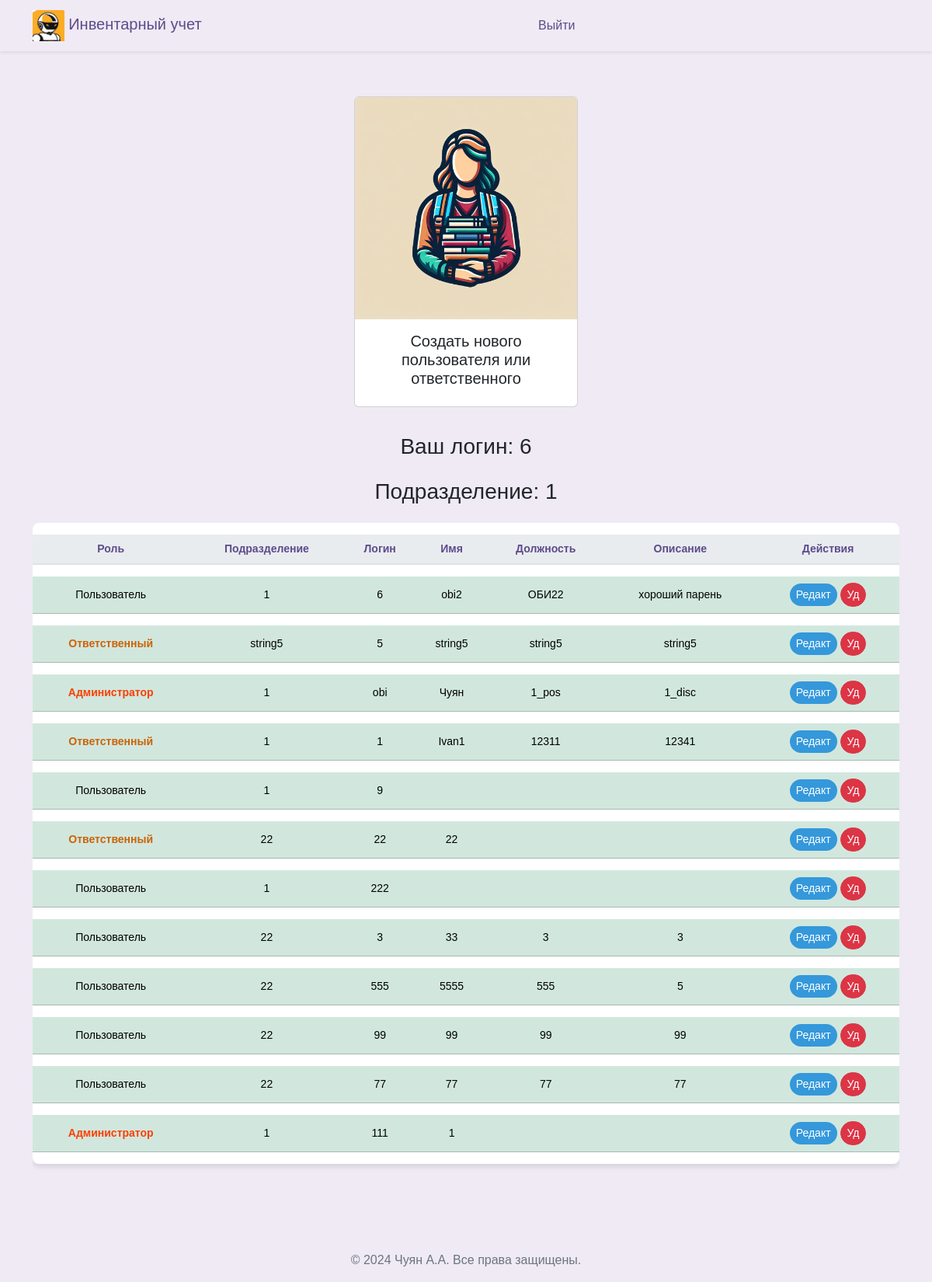
/workers_admin (signed in), run on an earlier commit of the app's database.
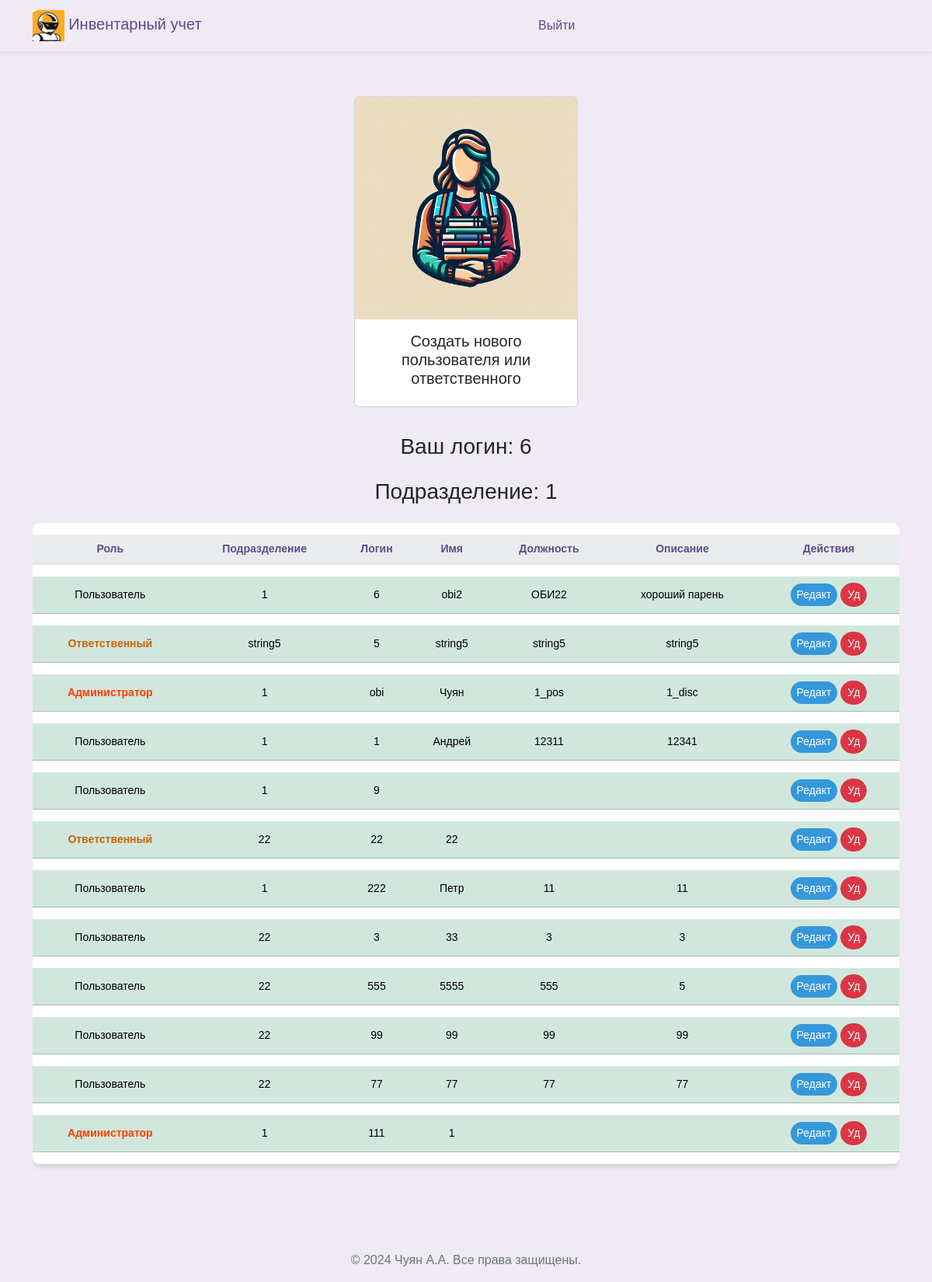
And on a later commit of the database.
### src/database/models.py (models this page shows)
class Worker(Base):
    __tablename__ = "worker"
    id = Column(Integer, primary_key=True)
    role = Column(Enum(Role), default=Role.guest)
    fio = Column(String)
    name = Column(String, unique=True)
    password = Column(String)
    department = Column(String)
    position = Column(String)
    description = Column(String, default=None)
    conn_worker_arm = relationship(
        "Arm", back_populates="conn_arm_worker"
    )

### src/frontend/router.py (the view)
@router.get("/workers")
async def get_workers(
    request: Request,
    worker: Worker = Depends(get_worker_or_redirect),
    session: AsyncSession = Depends(get_session),
):
    data = await CRUDWorker.get_all_worker_sorted(session)
    return templates.TemplateResponse(
        "workers/index.html",
        {"request": request, "worker": worker, "data": data},
    )

### src/frontend/template/workers_admin/index.html (shortened to what this page needs)
{% extends "base/base.html" %}
{% block content %}
<head>
</head>
<div class="d-flex justify-content-center align-items-center">
  <a class="nav-link" href="#" data-bs-toggle="modal" data-bs-target="#modal_create" bs-department="{{worker.department}}">
    <div class="card" style="width: 18rem; margin: 10px;">
      <img src="../frontend/assets/img/workers.jpg" class="card-img-top" alt="...">
      <div class="card-body">
        <h5 class="card-title" style="text-align: center;">Создать нового пользователя или ответственного</h5>
      </div>
    </div>
  </a>
</div>
<div class="row ">
  <div class="col-12">
    <h3 class="mb-4" style="margin-bottom: 60px; text-align: center;">Ваш логин: {{ worker.name }}</h3>
    <h3 class="mb-4" style="margin-bottom: 60px; text-align: center;">Подразделение: {{ worker.department }}</h3>
    <div class="table-responsive">
      <table class="table table-hover table-shadow table-rounded ">
        <thead>
          <tr>
            <th scope="col" >Роль</th>
            <th scope="col" >Подразделение</th>
            <th scope="col" >Логин</th>
            <th scope="col" >Имя</th>
            <th scope="col" >Должность</th>
            <th scope="col" >Описание</th>
            <th scope="col" >Действия</th>
          </tr>
        </thead>
        <tbody class="text-center">
          {% for worker_tuple in data %}
            {% set workers = worker_tuple %}
                <tr class="table-success " >
                  <td>{% if workers.role.name == 'user' %}<span class="orange-bold-text">Ответственный</span>{% elif workers.role.name == 'admin' %}<span class="red-bold-text">Администратор</span> {% else %}Пользователь{% endif %}</td>
                  <td>{{ workers.department }}</td>
                  <td>{{ workers.name }}</td>
                  <td>{{ workers.fio }}</td>
                  <td>{{ workers.position }}</td>
                  <td>{{ workers.description }}</td>
                  <td>
                    <button type="button" class="btn btn-primary btn-sm" style="background-color: #3498db; color: white;"
                      data-bs-toggle="modal"
                      data-bs-target="#modal_update"
                      data-bs1="{{workers.fio}}"
                      data-bs2="{{workers.name}}"
                      data-bs3="{{workers.position}}"
                      data-bs4="{{workers.description}}"
                      data-bs5= "{{workers.id}}"
                      data-bs6= "{{workers.department}}"
                      data-bs7= "{{workers.role.name}}">
                      Редакт
                    </button>
                    <button type="button" class="btn btn-danger btn-sm" style="color: white;"
                      onclick="deleteWorker('{{ workers.id }}')">
                      Уд
                    </button>
                  </td>
                </tr>
          {% endfor %}
        </tbody>
      </table>
    </div>
  </div>
</div>
{% endblock %}

What changed in the data, as far as the page shows it:
changed Worker: fio "Ivan1" → "Андрей"; role "Ответственный" → "Пользователь"
changed Worker: fio (not shown) → "Петр"; position (not shown) → "11"; description (not shown) → "11"
